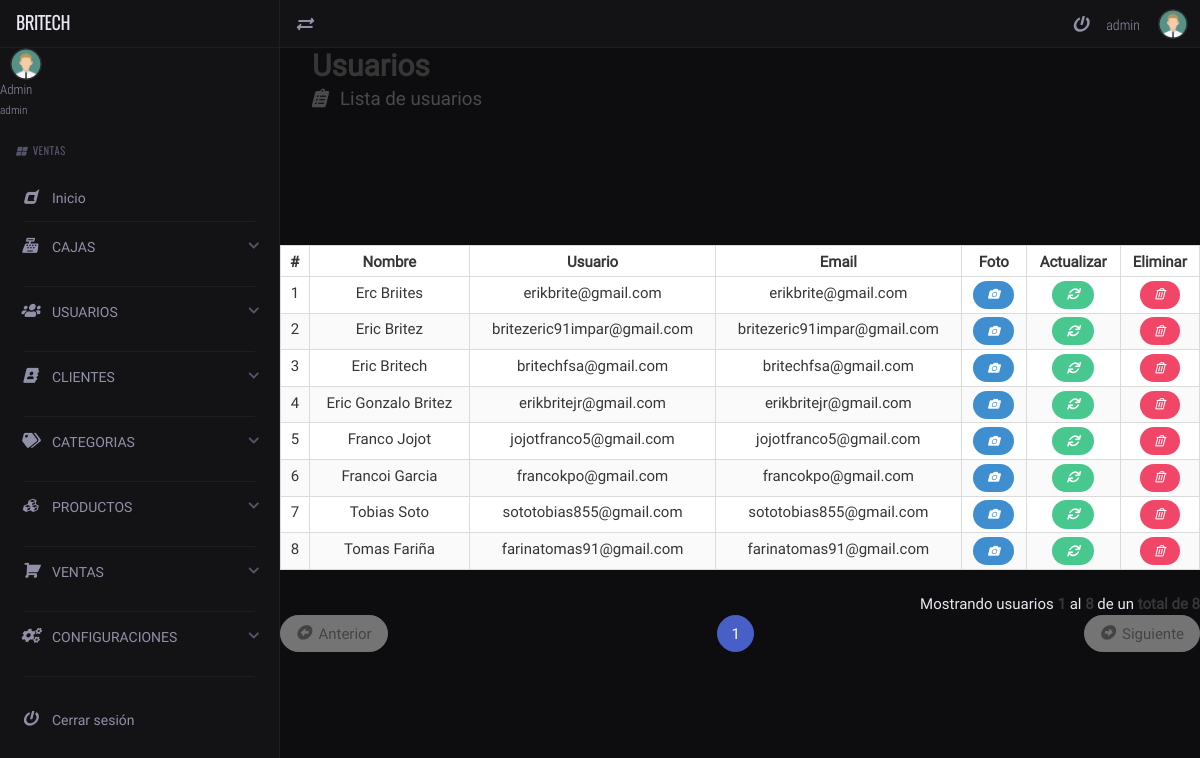
The app's page /userList/ (signed in) with its own data.
### tables this page shows
CREATE TABLE `usuario` (
  `usuario_id` int NOT NULL,
  `usuario_nombre` varchar(50) DEFAULT NULL,
  `usuario_apellido` varchar(50) DEFAULT NULL,
  `usuario_email` varchar(100) DEFAULT NULL,
  `usuario_usuario` varchar(50) DEFAULT NULL,
  `usuario_clave` varchar(255) DEFAULT NULL,
  `rol` enum('admin','vendedor') DEFAULT 'vendedor',
  `email_verificado` tinyint(1) DEFAULT '0',
  `token_verificacion` varchar(100) DEFAULT NULL,
  `token_expiracion` datetime DEFAULT NULL,
  `token_reset` varchar(64) DEFAULT NULL,
  `token_reset_expiracion` datetime DEFAULT NULL,
  `usuario_foto` varchar(200) DEFAULT NULL,
  `caja_id` varchar(45) DEFAULT NULL
);

### autoload.php (called while the page is built, shortened)
<?php
    spl_autoload_register(function($clase){
        $archivo= __DIR__."/".$clase.".php";
        $archivo=str_replace("\\","/",$archivo);
    });

### app/controllers/userController.php (the view, shortened to what this page needs)
<?php
	class userController extends mainModel{
		public function listarUsuarioControlador($pagina,$registros,$url,$busqueda){
			$pagina=$this->limpiarCadena($pagina);
			$registros=$this->limpiarCadena($registros);
			$url=$this->limpiarCadena($url);
			$url=APP_URL.$url."/";
			$busqueda=$this->limpiarCadena($busqueda);
			$tabla="";
			$pagina = (isset($pagina) && $pagina>0) ? (int) $pagina : 1;
			$inicio = ($pagina>0) ? (($pagina * $registros)-$registros) : 0;
			if(isset($busqueda) && $busqueda!=""){
				$consulta_datos="SELECT * FROM usuario WHERE ((usuario_id!=:id AND usuario_id!=1) AND (usuario_nombre LIKE :busqueda OR usuario_apellido LIKE :busqueda2 OR usuario_email LIKE :busqueda3 OR usuario_usuario LIKE :busqueda4)) ORDER BY usuario_nombre ASC LIMIT $inicio,$registros";
				$consulta_total="SELECT COUNT(usuario_id) FROM usuario WHERE ((usuario_id!=:id AND usuario_id!=1) AND (usuario_nombre LIKE :busqueda OR usuario_apellido LIKE :busqueda2 OR usuario_email LIKE :busqueda3 OR usuario_usuario LIKE :busqueda4))";
				$stmtDatos = $this->conectar()->prepare($consulta_datos);
				$term = '%'.$busqueda.'%';
				$stmtDatos->bindValue(':id',$_SESSION['id']);
				$stmtDatos->bindValue(':busqueda',$term);
				$stmtDatos->bindValue(':busqueda2',$term);
				$stmtDatos->bindValue(':busqueda3',$term);
				$stmtDatos->bindValue(':busqueda4',$term);
				$stmtDatos->execute();
				$datos = $stmtDatos->fetchAll();
				$stmtTotal = $this->conectar()->prepare($consulta_total);
				$stmtTotal->bindValue(':id',$_SESSION['id']);
				$stmtTotal->bindValue(':busqueda',$term);
				$stmtTotal->bindValue(':busqueda2',$term);
				$stmtTotal->bindValue(':busqueda3',$term);
				$stmtTotal->bindValue(':busqueda4',$term);
				$stmtTotal->execute();
				$total = (int) $stmtTotal->fetchColumn();
			}else{
				$consulta_datos="SELECT * FROM usuario WHERE usuario_id!=:id AND usuario_id!=1 ORDER BY usuario_nombre ASC LIMIT $inicio,$registros";
				$consulta_total="SELECT COUNT(usuario_id) FROM usuario WHERE usuario_id!=:id AND usuario_id!=1";
				$stmtDatos = $this->conectar()->prepare($consulta_datos);
				$stmtDatos->bindValue(':id',$_SESSION['id']);
				$stmtDatos->execute();
				$datos = $stmtDatos->fetchAll();
				$stmtTotal = $this->conectar()->prepare($consulta_total);
				$stmtTotal->bindValue(':id',$_SESSION['id']);
				$stmtTotal->execute();
				$total = (int) $stmtTotal->fetchColumn();
			}
			$numeroPaginas =ceil($total/$registros);
			$tabla.='
		        <div class="table-container">
		        <table class="table is-bordered is-striped is-narrow is-hoverable is-fullwidth">
		            <thead>
		                <tr>
		                    <th class="has-text-centered">#</th>
		                    <th class="has-text-centered">Nombre</th>
		                    <th class="has-text-centered">Usuario</th>
		                    <th class="has-text-centered">Email</th>
		                    <th class="has-text-centered">Foto</th>
		                    <th class="has-text-centered">Actualizar</th>
		                    <th class="has-text-centered">Eliminar</th>
		                </tr>
		            </thead>
		            <tbody>
		    ';
		    if($total>=1 && $pagina<=$numeroPaginas){
				$contador=$inicio+1;
				$pag_inicio=$inicio+1;
				foreach($datos as $rows){
					$tabla.='
						<tr class="has-text-centered" >
							<td>'.$contador.'</td>
							<td>'.$rows['usuario_nombre'].' '.$rows['usuario_apellido'].'</td>
							<td>'.$rows['usuario_usuario'].'</td>
							<td>'.$rows['usuario_email'].'</td>
							<td>
			                    <a href="'.APP_URL.'userPhoto/'.$rows['usuario_id'].'/" class="button is-info is-rounded is-small">
			                    	<i class="fas fa-camera fa-fw"></i>
			                    </a>
			                </td>
			                <td>
			                    <a href="'.APP_URL.'userUpdate/'.$rows['usuario_id'].'/" class="button is-success is-rounded is-small">
			                    	<i class="fas fa-sync fa-fw"></i>
			                    </a>
			                </td>
			                <td>
			                	<form class="FormularioAjax" action="'.APP_URL.'app/ajax/usuarioAjax.php" method="POST" autocomplete="off" >
			                		<input type="hidden" name="modulo_usuario" value="eliminar">
			                		<input type="hidden" name="usuario_id" value="'.$rows['usuario_id'].'">
			                    	<button type="submit" class="button is-danger is-rounded is-small">
			                    		<i class="far fa-trash-alt fa-fw"></i>
			                    	</button>
			                    </form>
			                </td>
						</tr>
					';
					$contador++;
				}
				$pag_final=$contador-1;
			}
			$tabla.='</tbody></table></div>';
			if($total>0 && $pagina<=$numeroPaginas){
				$tabla.='<p class="has-text-right">Mostrando usuarios <strong>'.$pag_inicio.'</strong> al <strong>'.$pag_final.'</strong> de un <strong>total de '.$total.'</strong></p>';
				$tabla.=$this->paginadorTablas($pagina,$numeroPaginas,$url,7);
			}
			return $tabla;
		}
	}

### records on screen
usuario: usuario_nombre "Erc", usuario_apellido "Briites", usuario_usuario "erikbrite@gmail.com", usuario_email "erikbrite@gmail.com"
usuario: usuario_nombre "Eric", usuario_apellido "Britez", usuario_usuario "britezeric91impar@gmail.com", usuario_email "britezeric91impar@gmail.com"
usuario: usuario_nombre "Eric", usuario_apellido "Britech", usuario_usuario "britechfsa@gmail.com", usuario_email "britechfsa@gmail.com"
usuario: usuario_nombre "Eric Gonzalo", usuario_apellido "Britez", usuario_usuario "erikbritejr@gmail.com", usuario_email "erikbritejr@gmail.com"
usuario: usuario_nombre "Franco", usuario_apellido "Jojot", usuario_usuario "jojotfranco5@gmail.com", usuario_email "jojotfranco5@gmail.com"
usuario: usuario_nombre "Francoi", usuario_apellido "Garcia", usuario_usuario "francokpo@gmail.com", usuario_email "francokpo@gmail.com"
usuario: usuario_nombre "Tobias", usuario_apellido "Soto", usuario_usuario "sototobias855@gmail.com", usuario_email "sototobias855@gmail.com"
usuario: usuario_nombre "Tomas", usuario_apellido "Fariña", usuario_usuario "farinatomas91@gmail.com", usuario_email "farinatomas91@gmail.com"

### other values on screen
$_SESSION['nombre'] "Admin"
$_SESSION['usuario'] "admin"
APP_NAME "VENTAS"
$pag_inicio "1"
$pag_final "8"
$total "8"
